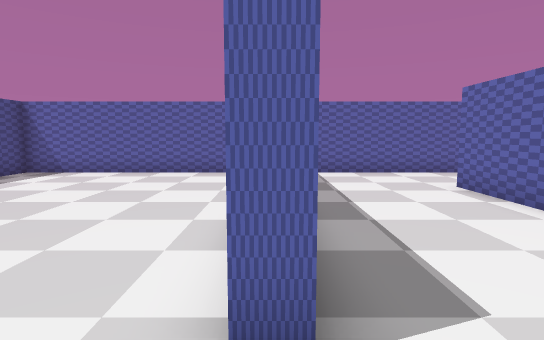
view 1 (above)

16 first-person views from a walk through a scene from a Unity 3-D project. The camera is 1.3 m above the floor, tilts 6° down and sees 80° across. The floor is counted in squares, 1 m on a side. Each view is taken from the middle of a square. On the plan, view 1 faces up. The plan holds only what a view shows up to about 14 squares ahead; the rest is blank. The place goes on beyond the plan. The player character is not drawn.

view 2
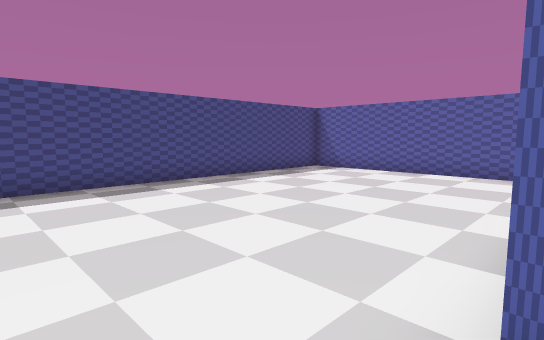

view 3
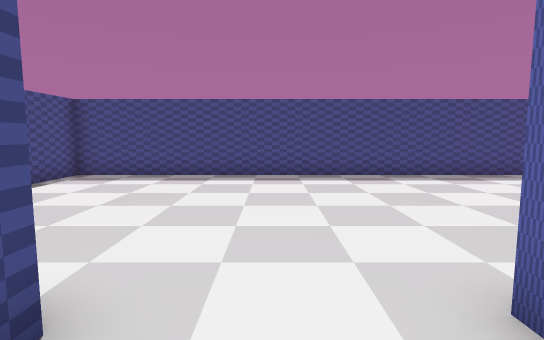

view 4
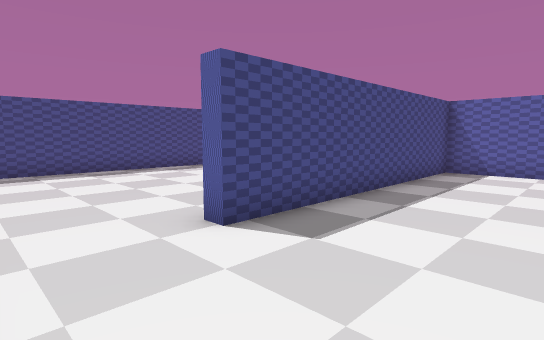

view 5
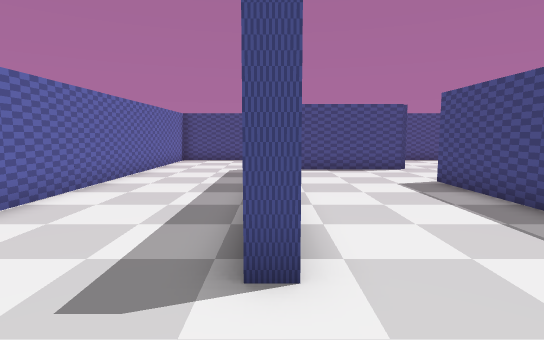

view 6
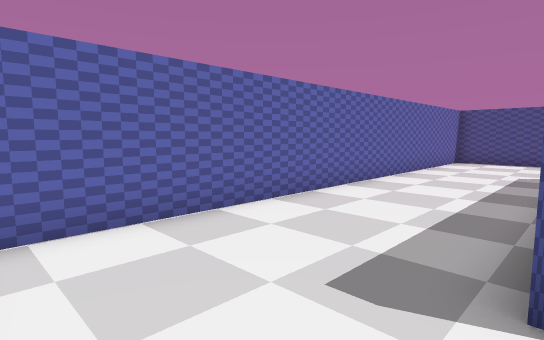

view 7
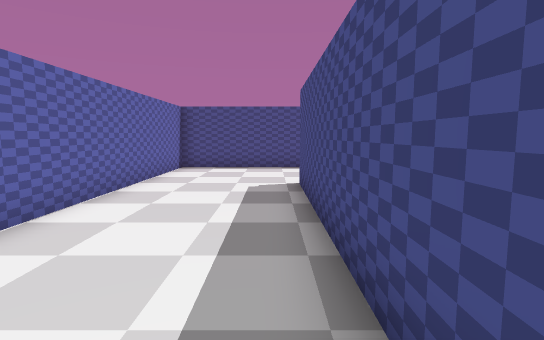

view 8
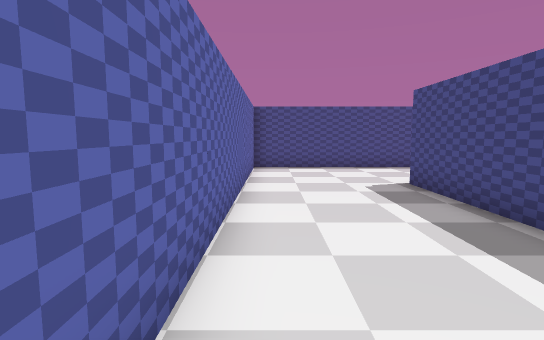

view 9
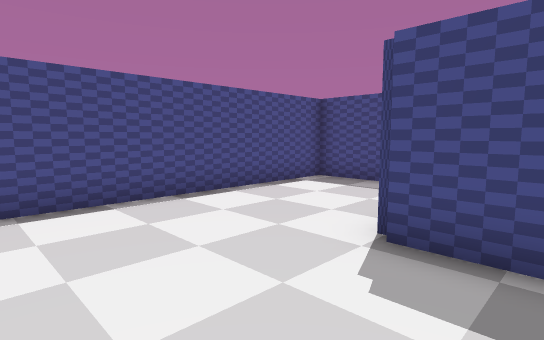

view 10
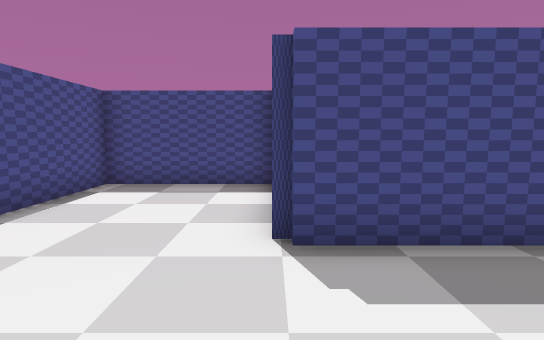

view 11
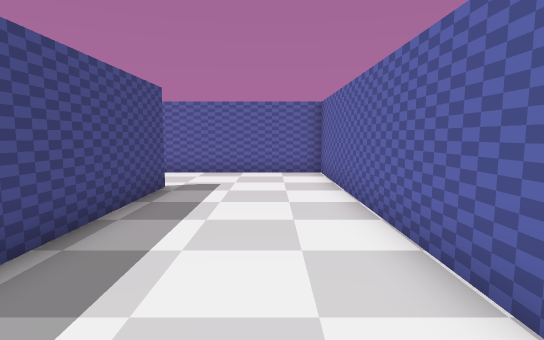

view 12
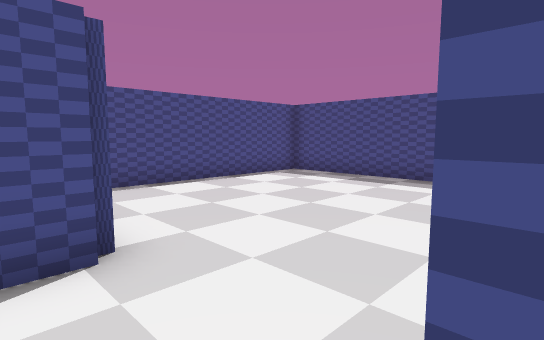

view 13
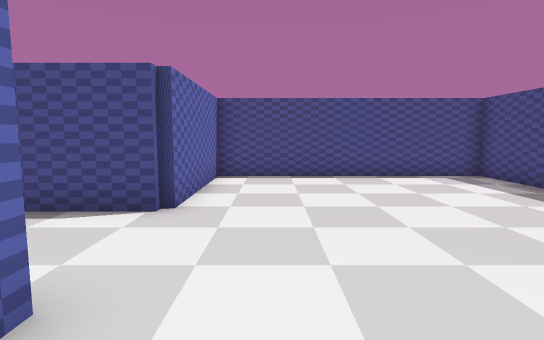

view 14
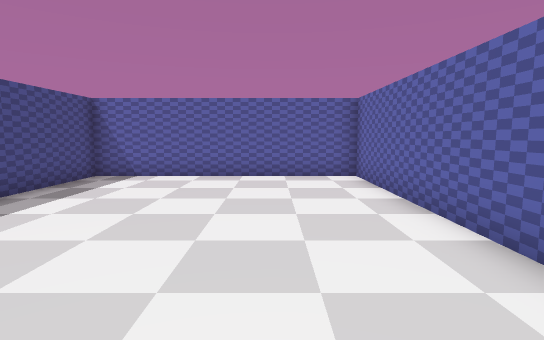

view 15
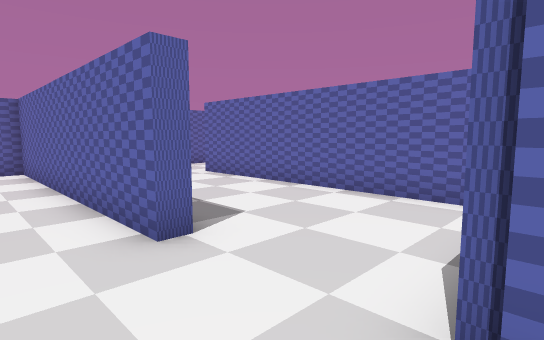

view 16
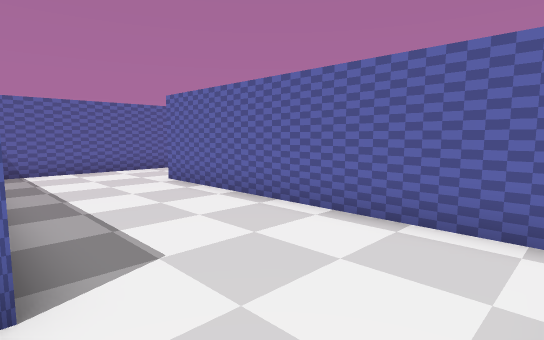

### Floor plan
Points are (right, up) in squares from view 1. A wall is a line through its corners. A room is listed if a view was taken in it or the views show most of it. See-through windows are left out.
Room 1 (views 1, 2, 3, 4, 5, 6, 7, 8, 9, 10, 11, 12, 13, 14, 15, 16)
walls: (-0.1, -1.5) (3.9, -1.5); (0.2, -2) (0.2, -6.5) (9.7, -6.5) (9.7, 11.5) (0.2, 11.5) (0.2, 1.8) (-0.2, 1.8) (-0.2, 11.5) (-8.7, 11.5) (-8.7, -6.5) (-0.2, -6.5) (-0.2, -1.8); (4.8, -0.8) (4.8, 8.2) (5.2, 8.2) (5.2, -1.8)

Where each view was taken, in squares from view 1:
view 1: 0 up, 0 right, facing up
view 2: 0 up, 0 right, facing up-left
view 3: 0 up, 2 right, facing left
view 4: 1 down, 4 right, facing up-left
view 5: 11 up, 5 right, facing down
view 6: 11 up, 5 right, facing down-right
view 7: 7 up, 6 right, facing down
view 8: 7 up, 9 right, facing down
view 9: 0 up, 9 right, facing down-left
view 10: 2 down, 9 right, facing left
view 11: 0 up, 8 right, facing up
view 12: 2 up, 1 right, facing down-left
view 13: 4 up, 2 left, facing down
view 14: 1 up, 3 left, facing up
view 15: 2 down, 2 left, facing up-right
view 16: 1 down, 0 right, facing up-right
